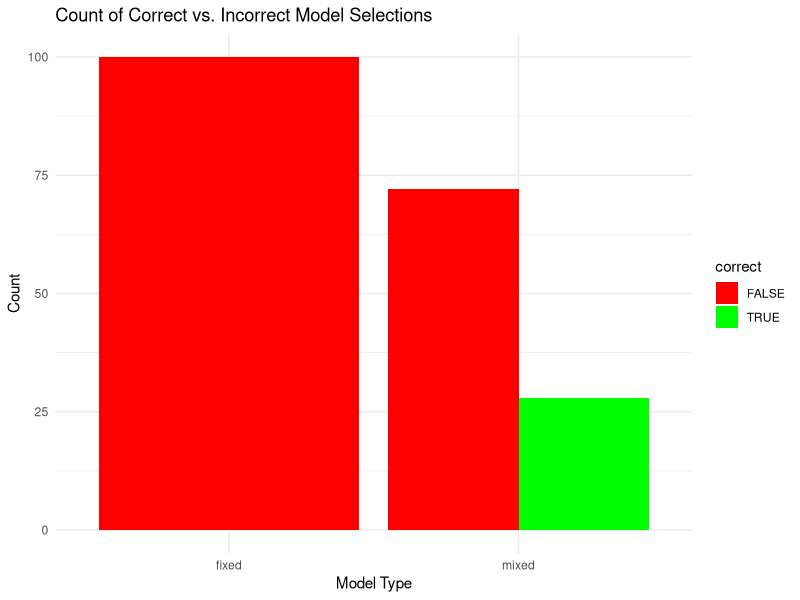
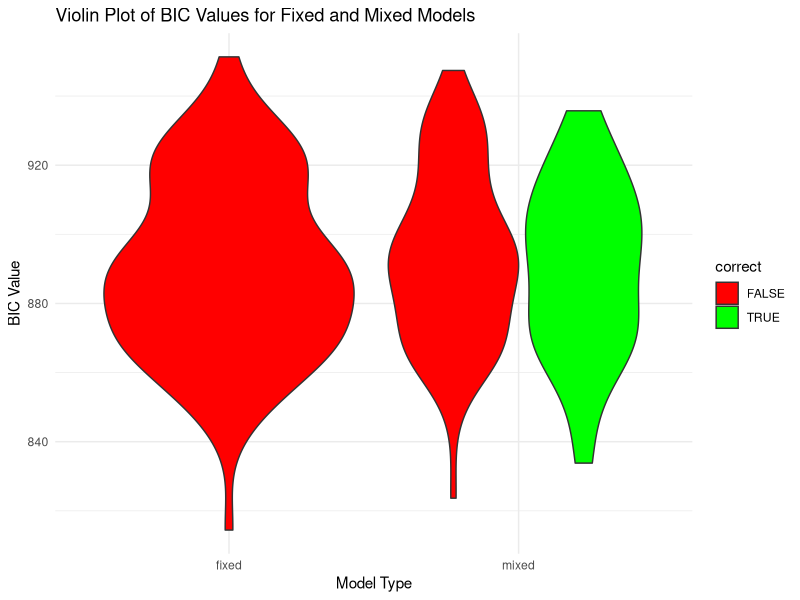

The R source for these figures, in order:
library(lme4)
library(MASS)
library(ggplot2)
library(dplyr)

simulate_and_fit_models <- function(ni, m, beta, true_model, random_effects_var, num_simulations = 100) {
  results <- data.frame(model = character(), BIC = numeric(), correct = logical(), stringsAsFactors = FALSE)
  
  for (i in 1:num_simulations) {
    n <- ni * m
    X <- rnorm(n)
    group_effect <- if (true_model == "mixed") rnorm(m, mean = 0, sd = sqrt(random_effects_var)) else rep(0, m)
    epsilon <- rnorm(n)
    y <- X * beta + rep(group_effect, each = ni) + epsilon
    
    data <- data.frame(y = y, X = X, group_id = as.factor(rep(1:m, each = ni)))
    model_fixed <- lm(y ~ X - 1, data = data)
    model_mixed <- lmer(y ~ X - 1 + (1 | group_id), data = data)
    
    bic_fixed <- BIC(model_fixed)
    bic_mixed <- BIC(model_mixed)
    
    selected_model <- ifelse(bic_fixed < bic_mixed, "fixed", "mixed")
    is_correct <- selected_model == true_model
    
    results <- rbind(results, data.frame(model = "fixed", BIC = bic_fixed, correct = selected_model == "fixed" & true_model == "fixed"))
    results <- rbind(results, data.frame(model = "mixed", BIC = bic_mixed, correct = selected_model == "mixed" & true_model == "mixed"))
  }
  
  return(results)
}

set.seed(123)
results <- simulate_and_fit_models(ni = 10, m = 30, beta = 1, true_model = "mixed", random_effects_var = 0.1, num_simulations = 100)

# Print results
print(results)

# Bar plot for correct model selection counts
correct_counts <- results %>%
  group_by(model, correct) %>%
  summarize(count = n())

ggplot(correct_counts, aes(x = model, y = count, fill = correct)) +
  geom_bar(stat = "identity", position = "dodge") +
  labs(title = "Count of Correct vs. Incorrect Model Selections",
       x = "Model Type",
       y = "Count") +
  scale_fill_manual(values = c("TRUE" = "green", "FALSE" = "red")) +
  theme_minimal()

# Violin plot for BIC values
ggplot(results, aes(x = model, y = BIC, fill = correct)) +
  geom_violin() +
  labs(title = "Violin Plot of BIC Values for Fixed and Mixed Models",
       x = "Model Type",
       y = "BIC Value") +
  scale_fill_manual(values = c("TRUE" = "green", "FALSE" = "red")) +
  theme_minimal()

results